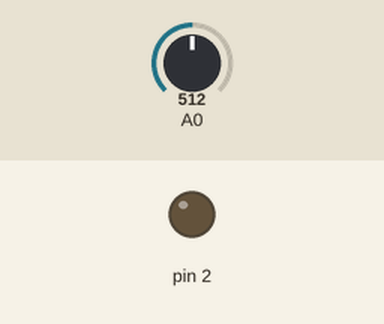
Simulated run of this sketch. Board: Arduino Uno, built with avr-gcc and run on an emulated ATmega328P. Parts: output pins drawn as LEDs (lit = HIGH). Inputs (shaded band) come from the test bench; at power-on: A0 = 512.

Above: at 4.2 s.
4.3 s: A0 set to 1010
At 5.1 s:
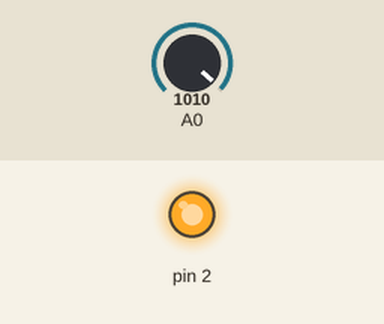
5.8 s: A0 set to 0
At 6.2 s:
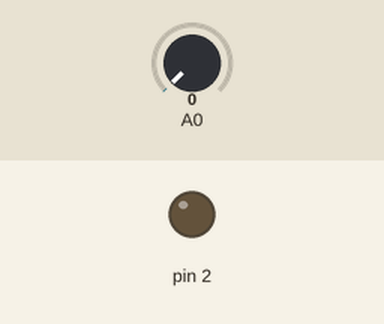
Timing chart, 0 to 8.8 s (numbered marks = the images above; inputs shaded):
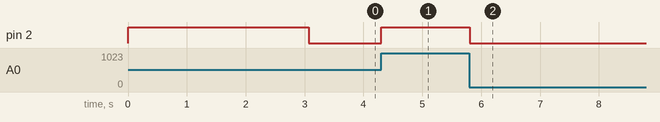

The sketch:

analog3.ino
```cpp
/*
Konfiguracija sistema:
Pin 2: izlazni pin, lampica
Pin A0: Ulazni pin, Analogni klizac (slider)
*/

int count = 0, i, PWMWidth = 6;
int oldTime=0, newTime = 0;

void slider(){
	count = analogRead(A0);
	count = PWMWidth*count;
	newTime = millis();
	if (newTime-oldTime<count)
		digitalWrite(2, HIGH);
	else
		digitalWrite(2, LOW);
	if (newTime-oldTime>1000*PWMWidth)
		oldTime = newTime;
}

void setup()
{
	pinMode(2, OUTPUT);
	digitalWrite(2, LOW);
	oldTime = millis();
}

void loop()
{
	slider();
	delay(PWMWidth);
}
```

Measured:
- after the input at 4.3 s, pin 2: LOW → HIGH at once
- after the input at 5.8 s, pin 2: HIGH → LOW at once
